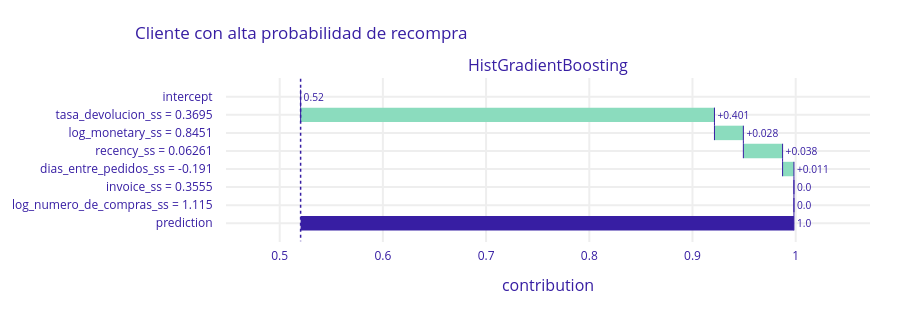
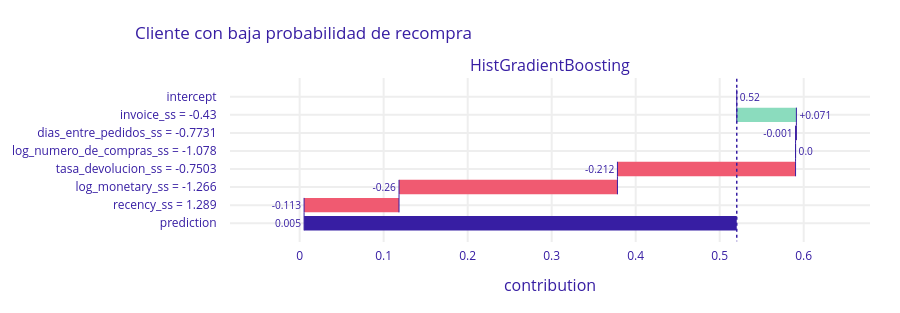

The cell these charts' notebook holds for them, in order:
### Markdown cell above
#### Local

### Code cell
# ============================================================
# LOCAL — explicar un cliente concreto
# ============================================================

probas = modelo_rs.best_estimator_.predict_proba(val_x)[:, 1]

# Cliente con alta probabilidad
idx_alto = probas.argmax()
cliente_alto = val_x.iloc[[idx_alto]]

bd_alto = explainer.predict_parts(cliente_alto, type='break_down')
bd_alto.plot(title='Cliente con alta probabilidad de recompra')

# Cliente con baja probabilidad
idx_bajo = probas.argmin()
cliente_bajo = val_x.iloc[[idx_bajo]]

bd_bajo = explainer.predict_parts(cliente_bajo, type='break_down')
bd_bajo.plot(title='Cliente con baja probabilidad de recompra')

### Figure 1 — Plotly figure (JSON) as saved in the notebook; plotly's stock layout.template omitted (floating-point values rounded to 4 significant figures)
{"data": [{"base": 0.5203, "connector": {"line": {"color": "#371ea3", "dash": "solid", "width": 1}, "mode": "spanning"}, "decreasing": {"marker": {"color": "#f05a71"}}, "hoverinfo": "text+delta", "hoverlabel": {"bgcolor": "rgba(0,0,0,0.8)"}, "hovertext": ["Average response: 0.52<br>Prediction: 1.0", "tasa_devolucion_ss = 0.3695<br>increases average response by", "log_monetary_ss = 0.8451<br>increases average response by", "recency_ss = 0.06261<br>increases average response by", "dias_entre_pedidos_ss = -0.191<br>increases average response by", "invoice_ss = 0.3555<br>decreases average response by", "log_numero_de_compras_ss = 1.115<br>decreases average response by", "Average response: 0.52<br>Prediction: 1.0"], "increasing": {"marker": {"color": "#8bdcbe"}}, "measure": ["relative", "relative", "relative", "relative", "relative", "relative", "relative", "total"], "orientation": "h", "showlegend": false, "text": ["0.52", "+0.401", "+0.028", "+0.038", "+0.011", "0.0", "0.0", "1.0"], "textposition": "outside", "totals": {"marker": {"color": "#371ea3"}}, "type": "waterfall", "x": [0, 0.401, 0.028, 0.038, 0.011, 0, 0, 0.479], "xaxis": "x", "y": ["intercept", "tasa_devolucion_ss = 0.3695", "log_monetary_ss = 0.8451", "recency_ss = 0.06261", "dias_entre_pedidos_ss = -0.191", "invoice_ss = 0.3555", "log_numero_de_compras_ss = 1.115", "prediction"], "yaxis": "y"}], "layout": {"annotations": [{"font": {"size": 16}, "showarrow": false, "text": "HistGradientBoosting", "x": 0.5, "xanchor": "center", "xref": "paper", "y": 1, "yanchor": "bottom", "yref": "paper"}, {"font": {"size": 16}, "showarrow": false, "text": "contribution", "x": 0.5, "xanchor": "center", "xref": "paper", "y": 0, "yanchor": "top", "yref": "paper", "yshift": -30}], "font": {"color": "#371ea3"}, "height": 313, "margin": {"b": 71, "r": 30, "t": 78}, "shapes": [{"line": {"color": "#371ea3", "dash": "dot", "width": 1.5}, "type": "line", "x0": 0.5203, "x1": 0.5203, "xref": "x", "y0": -1, "y1": 8, "yref": "y"}], "title": {"text": "Cliente con alta probabilidad de recompra", "x": 0.15}, "xaxis": {"anchor": "y", "automargin": true, "domain": [0, 1], "fixedrange": true, "gridwidth": 2, "range": [0.448, 1.072], "tickcolor": "white", "ticklen": 3, "ticks": "outside", "type": "linear", "zeroline": false}, "yaxis": {"anchor": "x", "automargin": true, "autorange": "reversed", "domain": [0, 1], "fixedrange": true, "gridwidth": 2, "tickcolor": "white", "ticklen": 10, "ticks": "outside", "type": "category"}}}

### Figure 2 — Plotly figure (JSON) as saved in the notebook; plotly's stock layout.template omitted (floating-point values rounded to 4 significant figures)
{"data": [{"base": 0.5203, "connector": {"line": {"color": "#371ea3", "dash": "solid", "width": 1}, "mode": "spanning"}, "decreasing": {"marker": {"color": "#f05a71"}}, "hoverinfo": "text+delta", "hoverlabel": {"bgcolor": "rgba(0,0,0,0.8)"}, "hovertext": ["Average response: 0.52<br>Prediction: 0.005", "invoice_ss = -0.43<br>increases average response by", "dias_entre_pedidos_ss = -0.7731<br>decreases average response by", "log_numero_de_compras_ss = -1.078<br>decreases average response by", "tasa_devolucion_ss = -0.7503<br>decreases average response by", "log_monetary_ss = -1.266<br>decreases average response by", "recency_ss = 1.289<br>decreases average response by", "Average response: 0.52<br>Prediction: 0.005"], "increasing": {"marker": {"color": "#8bdcbe"}}, "measure": ["relative", "relative", "relative", "relative", "relative", "relative", "relative", "total"], "orientation": "h", "showlegend": false, "text": ["0.52", "+0.071", "-0.001", "0.0", "-0.212", "-0.26", "-0.113", "0.005"], "textposition": "outside", "totals": {"marker": {"color": "#371ea3"}}, "type": "waterfall", "x": [0, 0.071, -0.001, 0, -0.212, -0.26, -0.113, -0.516], "xaxis": "x", "y": ["intercept", "invoice_ss = -0.43", "dias_entre_pedidos_ss = -0.7731", "log_numero_de_compras_ss = -1.078", "tasa_devolucion_ss = -0.7503", "log_monetary_ss = -1.266", "recency_ss = 1.289", "prediction"], "yaxis": "y"}], "layout": {"annotations": [{"font": {"size": 16}, "showarrow": false, "text": "HistGradientBoosting", "x": 0.5, "xanchor": "center", "xref": "paper", "y": 1, "yanchor": "bottom", "yref": "paper"}, {"font": {"size": 16}, "showarrow": false, "text": "contribution", "x": 0.5, "xanchor": "center", "xref": "paper", "y": 0, "yanchor": "top", "yref": "paper", "yshift": -30}], "font": {"color": "#371ea3"}, "height": 313, "margin": {"b": 71, "r": 30, "t": 78}, "shapes": [{"line": {"color": "#371ea3", "dash": "dot", "width": 1.5}, "type": "line", "x0": 0.5203, "x1": 0.5203, "xref": "x", "y0": -1, "y1": 8, "yref": "y"}], "title": {"text": "Cliente con baja probabilidad de recompra", "x": 0.15}, "xaxis": {"anchor": "y", "automargin": true, "domain": [0, 1], "fixedrange": true, "gridwidth": 2, "range": [-0.0829, 0.6789], "tickcolor": "white", "ticklen": 3, "ticks": "outside", "type": "linear", "zeroline": false}, "yaxis": {"anchor": "x", "automargin": true, "autorange": "reversed", "domain": [0, 1], "fixedrange": true, "gridwidth": 2, "tickcolor": "white", "ticklen": 10, "ticks": "outside", "type": "category"}}}
